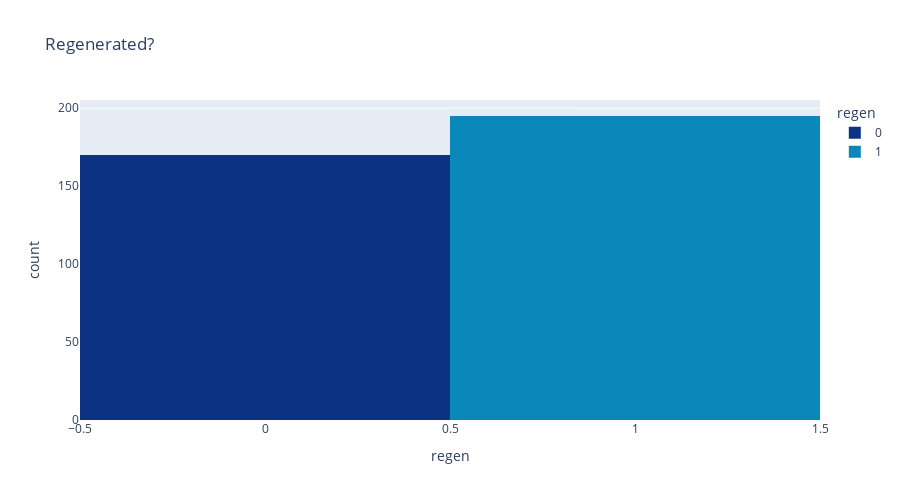

The notebook cell this image was saved under:
### Code cell
px.histogram(df, x='regen', title='Regenerated?', color='regen', **histogram_options)

### Figure 1 — Plotly figure (JSON) as saved in the notebook; plotly's stock layout.template omitted (floating-point values rounded to 4 significant figures; data arrays with more than 128 entries replaced by an {"elided": "..."} marker saying what was removed)
{"data": [{"alignmentgroup": "True", "bingroup": "x", "hovertemplate": "regen=%{x}<br>count=%{y}<extra></extra>", "legendgroup": "0", "marker": {"color": "rgb(12,51,131)", "pattern": {"shape": ""}}, "name": "0", "offsetgroup": "0", "orientation": "v", "showlegend": true, "type": "histogram", "x": {"elided": "170 int values"}, "xaxis": "x", "yaxis": "y"}, {"alignmentgroup": "True", "bingroup": "x", "hovertemplate": "regen=%{x}<br>count=%{y}<extra></extra>", "legendgroup": "1", "marker": {"color": "rgb(10,136,186)", "pattern": {"shape": ""}}, "name": "1", "offsetgroup": "1", "orientation": "v", "showlegend": true, "type": "histogram", "x": {"elided": "195 int values"}, "xaxis": "x", "yaxis": "y"}], "layout": {"barmode": "relative", "height": 500, "legend": {"title": {"text": "regen"}, "tracegroupgap": 0}, "title": {"text": "Regenerated?"}, "xaxis": {"anchor": "y", "categoryarray": [0, 1], "categoryorder": "array", "domain": [0, 1], "title": {"text": "regen"}}, "yaxis": {"anchor": "x", "domain": [0, 1], "title": {"text": "count"}}}}
